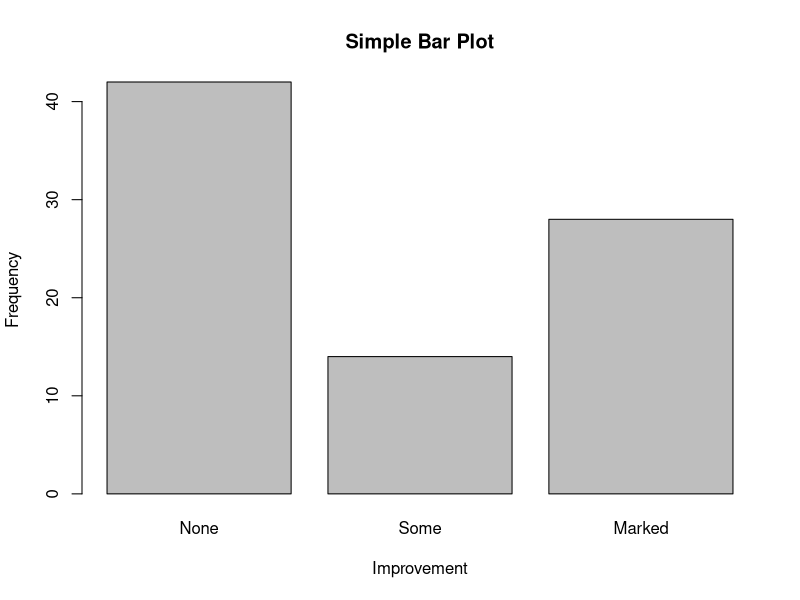
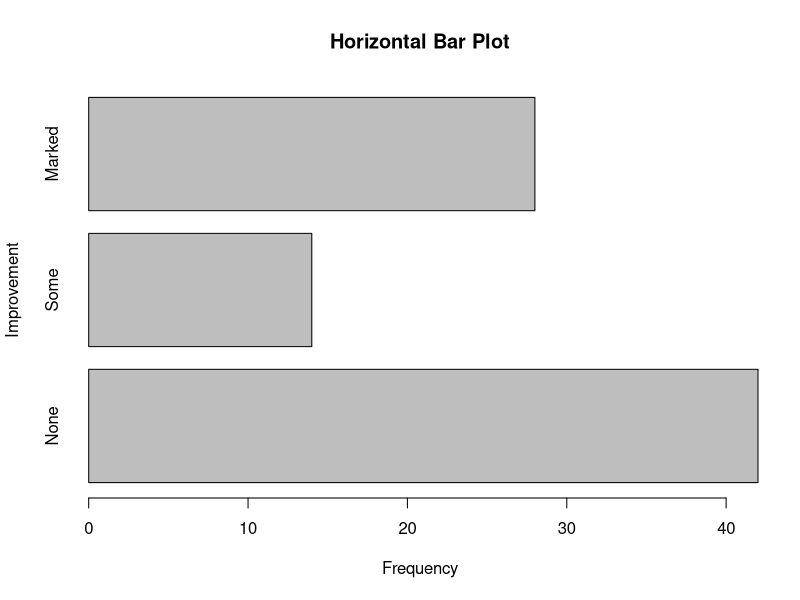
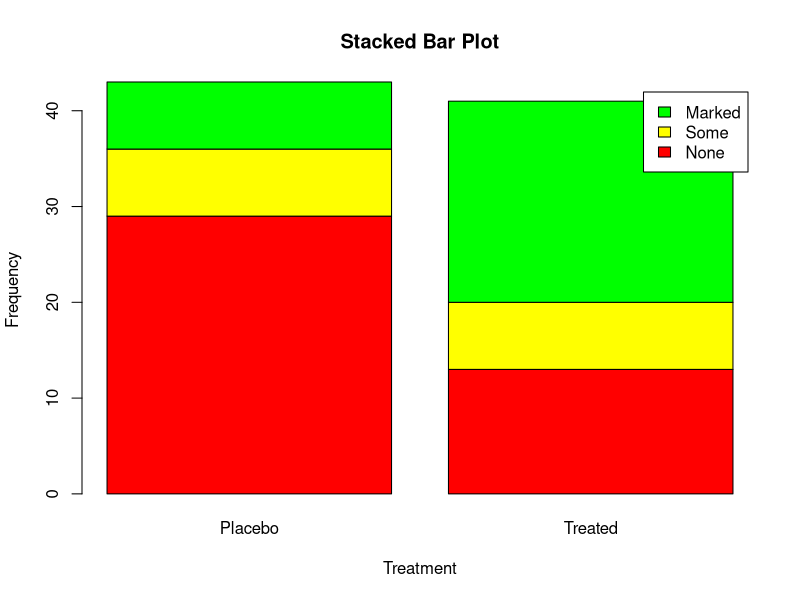
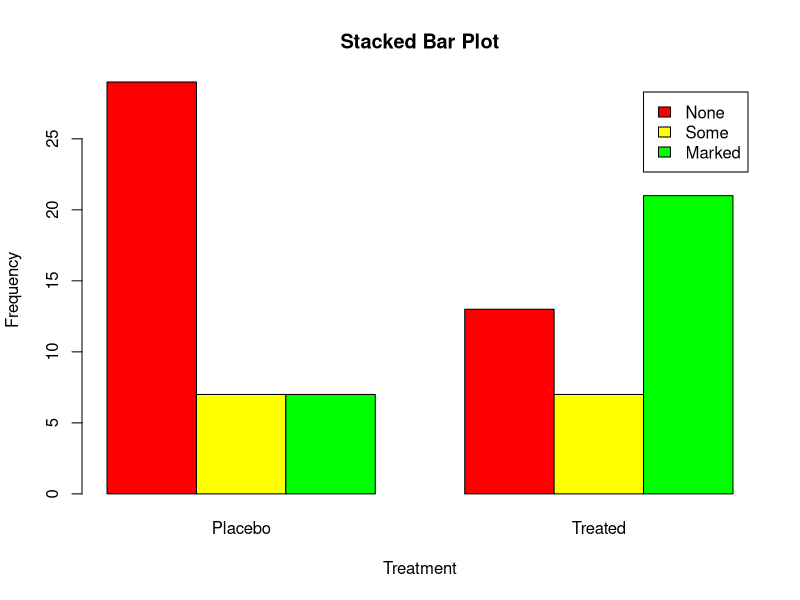
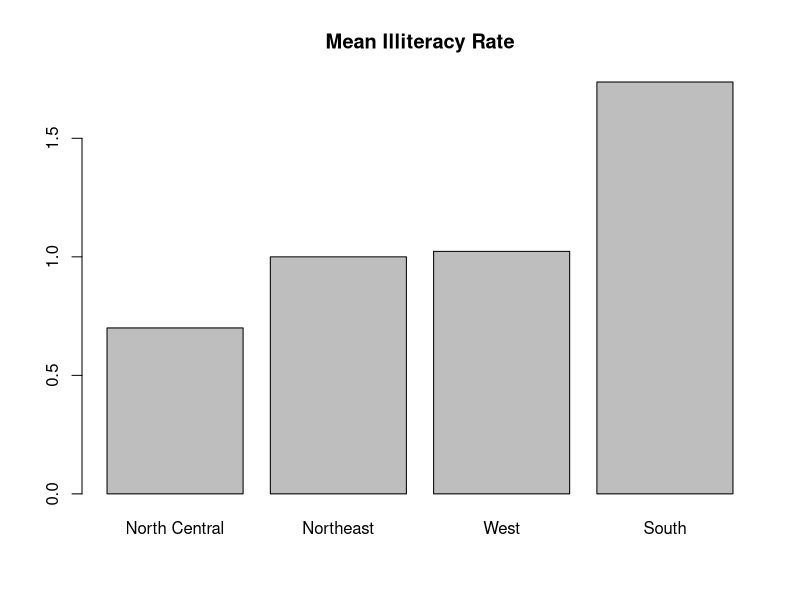
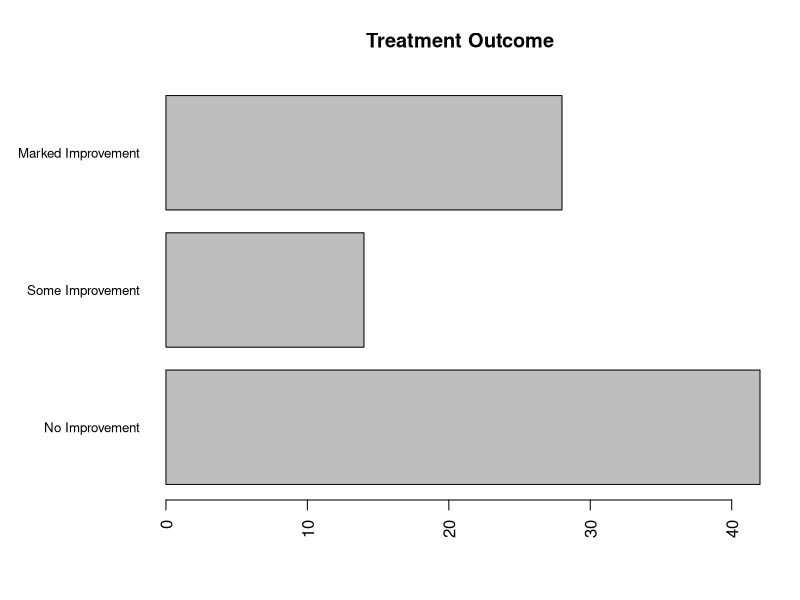
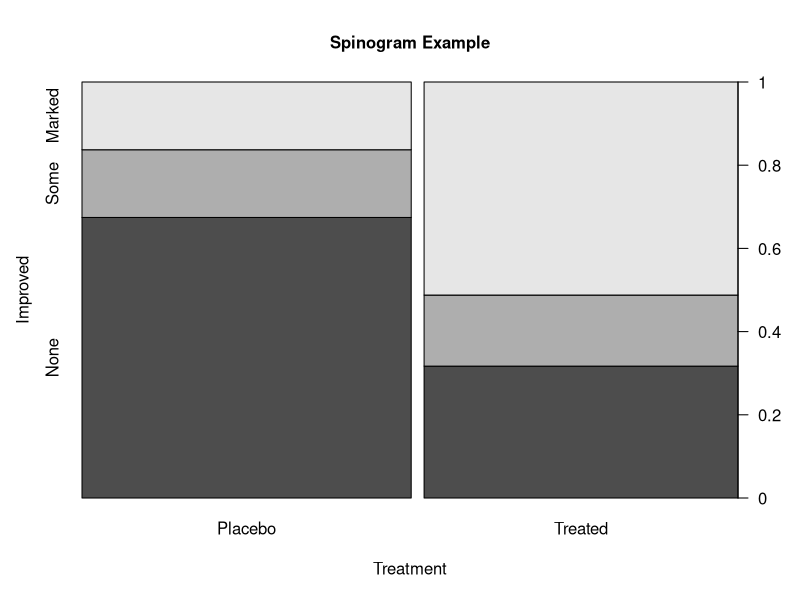
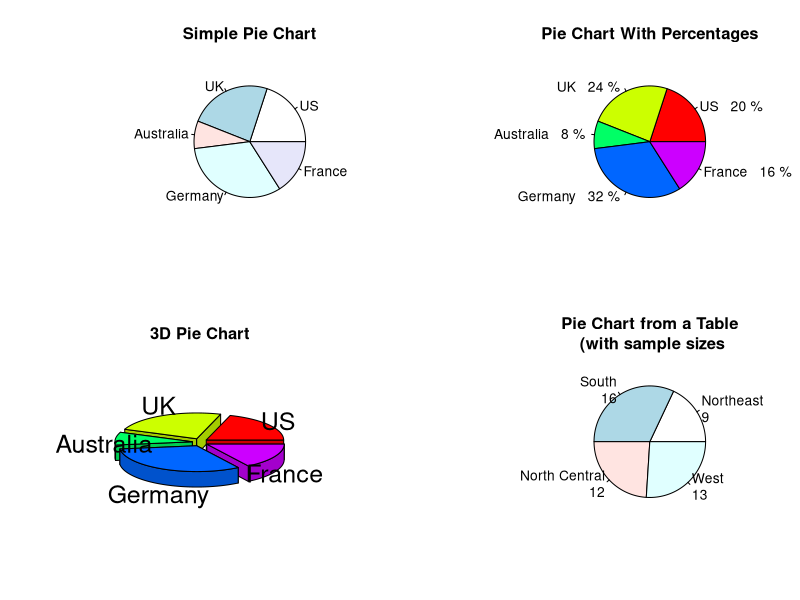

Recreate these plots in R, in order. (Note: this script raises an error after producing the figures.)
#simple bar plots
install.packages("vcd")
library(vcd)
counts <- table(Arthritis$Improved)
counts
barplot(counts,
        main="Simple Bar Plot",
        xlab="Improvement",
        ylab="Frequency")
barplot(counts,
        main="Horizontal Bar Plot",
        xlab="Frequency",
        ylab="Improvement",
        horiz = TRUE)

#stacked and grouped bar plots
counts <- table(Arthritis$Improved,Arthritis$Treatment)
counts
barplot(counts,
        main="Stacked Bar Plot",
        xlab="Treatment", ylab="Frequency",
        col=c("red","yellow","green"),
        legend=rownames(counts))
barplot(counts,
        main="Stacked Bar Plot",
        xlab="Treatment", ylab="Frequency",
        col=c("red","yellow","green"),
        legend=rownames(counts),beside=TRUE)

#mean bar plots
states <- data.frame(state.region, state.x77)
means <- aggregate(states$Illiteracy,by=list(state.region),FUN=mean)
means
means <- means[order(means$x),]
means
barplot(means$x,names.arg = means$Group.1)
title("Mean Illiteracy Rate")

#tweaking bar plots
par(mar=c(5,8,4,2))
par(las=2)
counts <- table(Arthritis$Improved)
barplot(counts,
        main = "Treatment Outcome",
        horiz = TRUE,
        cex.names = 0.8,
        names.arg = c("No Improvement", "Some Improvement","Marked Improvement"))

#spinograms
attach(Arthritis)
counts <- table(Treatment, Improved)
spine(counts,main = "Spinogram Example")
detach(Arthritis)

#pie charts
par(mfrow=c(2,2))
slices <- c(10,12,4,16,8)
lbls <- c("US","UK","Australia","Germany","France")
pie(slices,labels = lbls,
    main = "Simple Pie Chart")

#pie charts (cont.)
pct <- round(slices/sum(slices)*100)
lbls2 <- paste(lbls," ",pct,"%",ssep = "")
pie(slices,labels = lbls2,col=rainbow(length(lbls2)),
    main = "Pie Chart With Percentages")

#pie charts (cont.2)
install.packages("plotrix")
library(plotrix)
pie3D(slices, labels = lbls,explode = 0.1,
      main = "3D Pie Chart")

#pie charts (cont.3)
mytable <- table(state.region)
lbls3 <- paste(names(mytable), "\n", mytable, sep = "")
pie(mytable,labels = lbls3,
    main = "Pie Chart from a Table\n (with sample sizes")

#fan plot
par(mfrow = c(1,1))
slices <- c(10,12,4,16,8)
lbls <- c("US","UK","Australia","Germany","France")
fan.plot(slices,labels = lbls,main = "Fan Plot")

#Histograms
par(mfrow=c(2,2))

hist(mtcars$mpg)

hist(mtcars$mpg,
     breaks = 12,
     col = "red",
     xlab = "Miles Per Gallon",
     main = "Colored Histogram With 12 Bins")

hist(mtcars$mpg,
     freq = FALSE,
     breaks = 12,
     col = "red",
     xlab = "Miles Per Gallon",
     main = "Histogram, rug plot, density curve")
rug(jitter(mtcars$mpg))
lines(density(mtcars$mpg),col="blue",lwd=2)

x <- mtcars$mpg
h <- hist(x,
          breaks = 12,
          col = "red",
          xlab = "Miles Per Gallon",
          main = "Histogram with normal curve and box")
xfit <- seq(min(x),max(x),length = 40)
yfit <- dnorm(xfit,mean = mean(x),sd=sd(x))
yfit <- yfit*diff(h$mids[1:2])*length(x)
lines(xfit,yfit,col = "blue", lwd=2)
box()

#kernel density plots
par(mfrow=c(2,1))
d <- density(mtcars$mpg)

plot(d)

plot(d,main = "Kernel Density Of Miles Per Gallon")
polygon(d,col = "red",border = "blue")
rug(mtcars$mpg,col = "brown")

#comparative kernel density plots
install.packages("sm")
library(sm)
par(mfrow=c(1,1))
attach(mtcars)
cyl.f <- factor(cyl, levels = c(4,6,8),
                labels = c("4 cylinder", "6 cylinder", "8 cylinder"))
sm.density.compare(mpg,cyl,xlab = "Miles Per Gallon",)
title(main = "MPG Distribution By Car Cylinders")
colfill <- c(2:(1+length(levels(cyl.f))))
legend(locator(1),levels(cyl.f),fill = colfill)
detach(mtcars)

#boxplots
boxplot(mtcars$mpg, main="Box plot", ylab="Miles Per Gallon")

#boxplots (cont.)
boxplot(mpg ~ cyl, data = mtcars,
        main = "Car Mileage Data",
        xlab = "Number Of Cylinders",
        ylab = "Miles Per Gallon")

#boxplots (cont.2)
boxplot(mpg ~ cyl, data = mtcars,
        notch = TRUE,
        varwidth = TRUE,
        col = "red",
        main = "Car Mileage Data",
        xlab = "Number Of Cylinders",
        ylab = "Miles Per Gallon")

#box plots for two crossed factors
mtcars$cyl.f <- factor(mtcars$cyl,
                       levels = c(4,6,8),
                       labels = c("4","6","8"))
mtcars$am.f <- factor(mtcars$am,
                      levels = c(0,1),
                      labels = c("auto","standard"))
boxplot(mpg ~ am.f * cyl.f,
        data = mtcars,
        varwidth = TRUE,
        col = c("gold", "darkgreen"),
        main = "MPG Distribution By Auto Type",
        xlab = "Auto Type",
        ylab = "Miles Per Gallon")

#violin plots
install.packages("vioplot")
library(vioplot)

x1 <- mtcars$mpg[mtcars$cyl==4]
x2 <- mtcars$mpg[mtcars$cyl==6]
x3 <- mtcars$mpg[mtcars$cyl==8]
vioplot(x1,x2,x3,
        names = c("4 cyl","6 cyl","8 cyl"),
        col = "gold")

#dot plots
dotchart(mtcars$mpg, labels = row.names(mtcars), cex=0.7,
         main = "Gas Mileage For Car Models",
         xlab = "Miles Per Gallon")

#dot plots (cont.)
x <- mtcars[order(mtcars$mpg),]

x$cyl <- factor(x$cyl)

x$color[x$cyl==4] <- "red"
x$color[x$cyl==6] <- "blue"
x$color[x$cyl==8] <- "darkgreen"

dotchart(x$mpg,
         labels = row.names(x),
         cex=0.7,
         groups = x$cyl,
         gcolor = "black",
         pch = 19,
         main = "Gas Mileage For Car Models\ngrouped by cylinder",
         xlab = "Miles Per Gallon")
